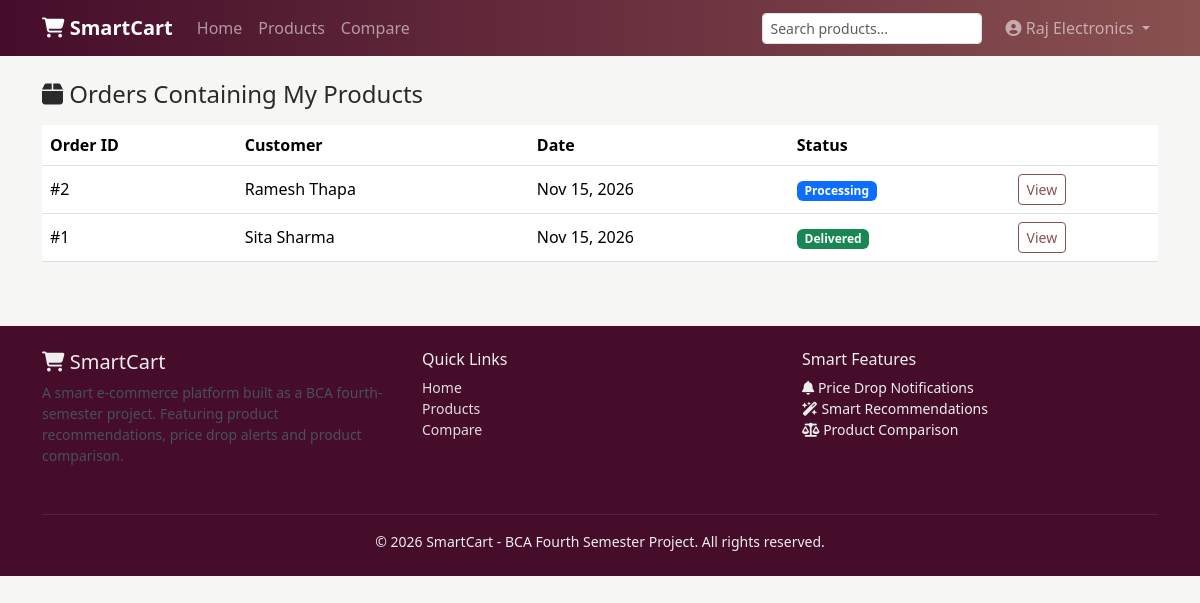
The app's page /seller/orders.php (signed in) with its own data.
### tables this page shows
CREATE TABLE orders (
    order_id INT AUTO_INCREMENT PRIMARY KEY,
    user_id INT NOT NULL,
    customer_name VARCHAR(150) NOT NULL,
    phone VARCHAR(20) NOT NULL,
    delivery_address VARCHAR(255) NOT NULL,
    total_amount DECIMAL(10,2) NOT NULL,
    payment_method ENUM('COD','Manual Payment') NOT NULL DEFAULT 'COD',
    order_status ENUM('Pending','Processing','Shipped','Delivered','Cancelled') NOT NULL DEFAULT 'Pending',
    created_at DATETIME DEFAULT CURRENT_TIMESTAMP,
    FOREIGN KEY (user_id) REFERENCES users(user_id) ON DELETE CASCADE
);

### includes/functions.php (called while the page is built, shortened)
<?php
function e($string) {
    return htmlspecialchars($string ?? '', ENT_QUOTES, 'UTF-8');
}

### seller/orders.php (the view, shortened to what this page needs)
<?php
require_once __DIR__ . '/../config/database.php';
require_once __DIR__ . '/../includes/functions.php';
$sellerId = currentUserId();
$stmt = $pdo->prepare("SELECT DISTINCT o.* FROM orders o
                        JOIN order_items oi ON o.order_id = oi.order_id
                        WHERE oi.seller_id = ?
                        ORDER BY o.created_at DESC");
$stmt->execute([$sellerId]);
$orders = $stmt->fetchAll();
include __DIR__ . '/../includes/header.php';
?>
<div class="container my-4">
  <h4 class="mb-3"><i class="fa-solid fa-box"></i> Orders Containing My Products</h4>
  <?php if (empty($orders)): ?>
    <div class="alert alert-info">No orders yet.</div>
  <?php else: ?>
    <div class="table-responsive">
      <table class="table align-middle bg-white">
        <thead><tr><th>Order ID</th><th>Customer</th><th>Date</th><th>Status</th><th></th></tr></thead>
        <tbody>
          <?php foreach ($orders as $o): ?>
            <tr>
              <td>#<?php echo $o['order_id']; ?></td>
              <td><?php echo e($o['customer_name']); ?></td>
              <td><?php echo date('M d, Y', strtotime($o['created_at'])); ?></td>
              <td><span class="badge badge-status-<?php echo $o['order_status']; ?>"><?php echo $o['order_status']; ?></span></td>
              <td><a href="<?php echo BASE_URL; ?>seller/order_details.php?id=<?php echo $o['order_id']; ?>" class="btn btn-sm btn-outline-brand">View</a></td>
            </tr>
          <?php endforeach; ?>
        </tbody>
      </table>
    </div>
  <?php endif; ?>
</div>
<?php include __DIR__ . '/../includes/footer.php'; ?>

### assets/css/style.css (style rules this page uses)
:root { --sc-primary: #8a5151; --sc-primary-dark: #450d2a; --sc-accent: #873de8; --sc-bg: #f6f7f5; }
body { background-color: var(--sc-bg); font-family: 'Segoe UI', Roboto, Arial, sans-serif; color: #2a2a2a; }
.btn-outline-brand { border-color: var(--sc-primary); color: var(--sc-primary); }
.badge-status-Processing { background-color: #0d6efd; }
.badge-status-Delivered { background-color: #198754; }

### records on screen
orders: order_id "2", customer_name "Ramesh Thapa", created_at "Nov 15, 2026", order_status "Processing"
orders: order_id "1", customer_name "Sita Sharma", created_at "Nov 15, 2026", order_status "Delivered"

### other values on screen
currentUserName() "Raj Electronics"
